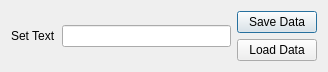
<?xml version="1.0" encoding="UTF-8"?>
<ui version="4.0">
 <class>QSettingsExample</class>
 <widget class="QDialog" name="QSettingsExample">
  <property name="geometry">
   <rect>
    <x>0</x>
    <y>0</y>
    <width>328</width>
    <height>72</height>
   </rect>
  </property>
  <property name="windowTitle">
   <string>QSettingsExample</string>
  </property>
  <layout class="QHBoxLayout" name="horizontalLayout_2">
   <item>
    <layout class="QHBoxLayout" name="horizontalLayout">
     <item>
      <widget class="QLabel" name="setTextLabel">
       <property name="text">
        <string>Set Text</string>
       </property>
      </widget>
     </item>
     <item>
      <widget class="QLineEdit" name="textLineEdit"/>
     </item>
    </layout>
   </item>
   <item>
    <layout class="QVBoxLayout" name="verticalLayout">
     <item>
      <widget class="QPushButton" name="saveDataButton">
       <property name="text">
        <string>Save Data</string>
       </property>
      </widget>
     </item>
     <item>
      <widget class="QPushButton" name="loadDataButton">
       <property name="text">
        <string>Load Data</string>
       </property>
      </widget>
     </item>
    </layout>
   </item>
  </layout>
 </widget>
 <layoutdefault spacing="6" margin="11"/>
 <resources/>
 <connections/>
</ui>
